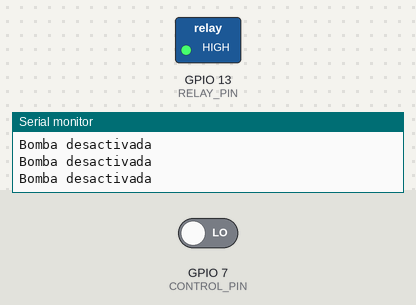
Bench run of a sketch on a simulated ESP32-S3. On the bench: switched loads named in the sketch (green lamp = pin HIGH), the last lines printed to the serial monitor. Inputs (shaded band) come from the test bench; at power-on: GPIO 7 (CONTROL_PIN) LOW.

Above: at 1.8 s.
1.9 s: GPIO 7 (CONTROL_PIN) driven HIGH
At 2.6 s:
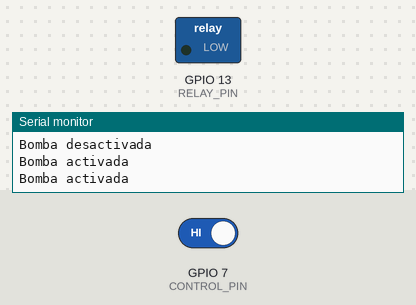
3.5 s: GPIO 7 (CONTROL_PIN) driven LOW
At 4.9 s:
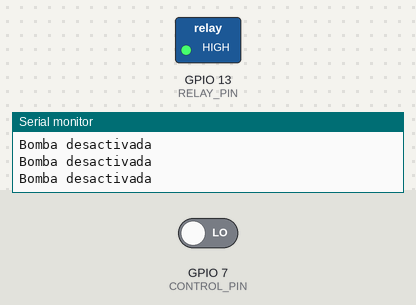
Timing chart, 0 to 6.5 s (numbered marks = the images above; inputs shaded):
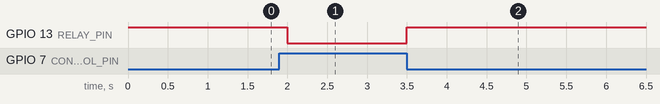

Measured:
- after the input at 1.9 s, GPIO 13 (RELAY_PIN): HIGH → LOW after 0.10 s
- after the input at 3.5 s, GPIO 13 (RELAY_PIN): LOW → HIGH at once

The sketch:

Arduino_proyecto.ino
```cpp
#define RELAY_PIN 13  // Pin para controlar el relé
#define CONTROL_PIN 7 // Pin para recibir señal del ESP32

void setup() {
  Serial.begin(9600);
  pinMode(RELAY_PIN, OUTPUT);
  pinMode(CONTROL_PIN, INPUT);
  digitalWrite(RELAY_PIN, HIGH);  // Relé apagado inicialmente
}

void loop() {
  int signal = digitalRead(CONTROL_PIN);

  if (signal == HIGH) {
    digitalWrite(RELAY_PIN, LOW);  // Activar el relé (enciende la bomba)
    Serial.println("Bomba activada");
  } else {
    digitalWrite(RELAY_PIN, HIGH); // Desactivar el relé (apaga la bomba)
    Serial.println("Bomba desactivada");
  }

  delay(500);  // Pequeño retraso para evitar problemas de lectura
}
```
